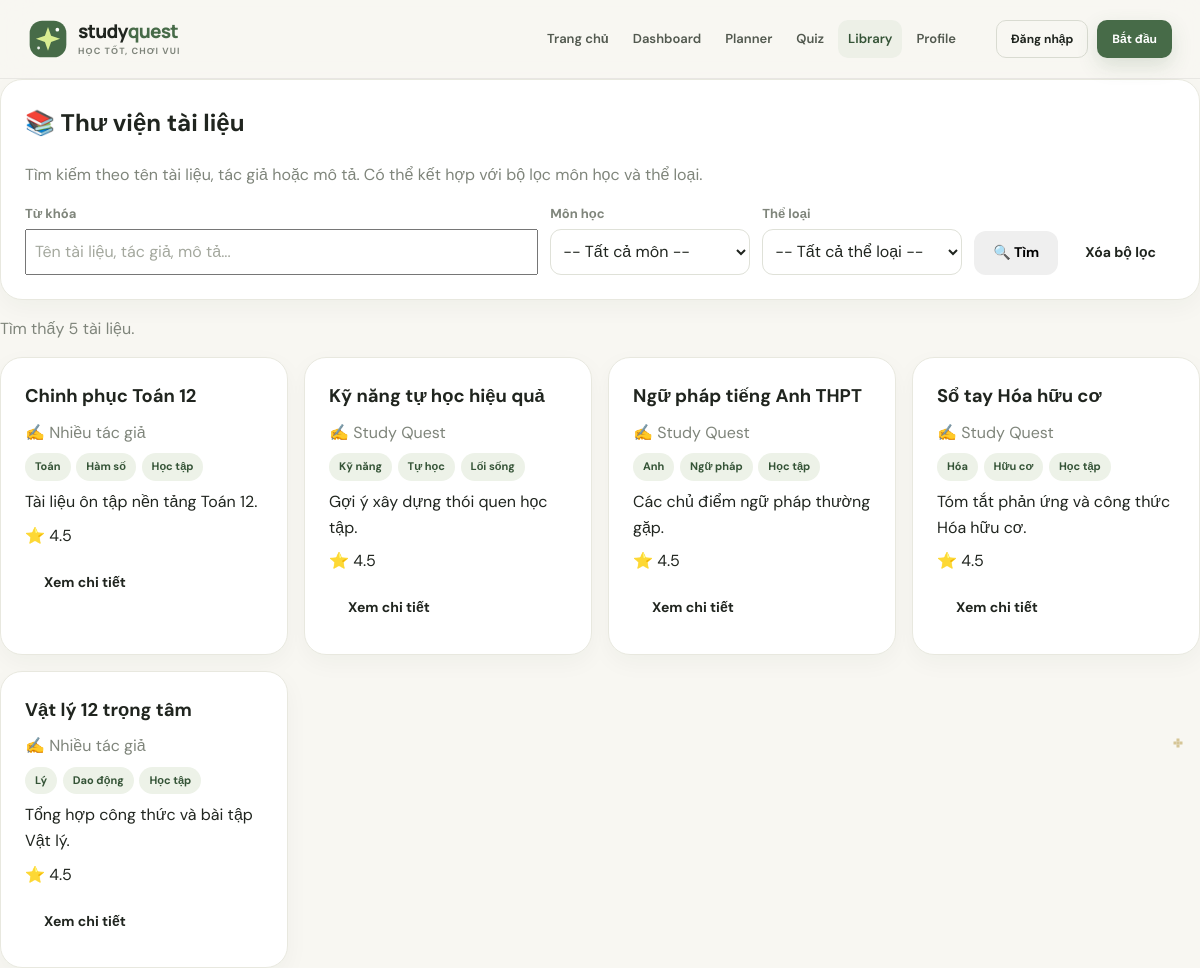
/library/, run on the app's committed database.
### tables this page shows
CREATE TABLE books (
    id INTEGER PRIMARY KEY AUTOINCREMENT,
    title TEXT NOT NULL,
    author TEXT,
    subject TEXT NOT NULL,
    category TEXT NOT NULL DEFAULT 'Học tập',
    topic TEXT,
    description TEXT,
    cover_url TEXT,
    resource_url TEXT,
    rating REAL NOT NULL DEFAULT 4.5,
    created_at TEXT NOT NULL DEFAULT CURRENT_TIMESTAMP
);

### routes/library_routes.py (the view)
@library_bp.route("/", methods=["GET"])
def list_books_view():
    keyword = (request.args.get("q") or "").strip()
    subject = (request.args.get("subject") or "").strip()
    category = (request.args.get("category") or "").strip()
    try:
        books = _safe_list_books(keyword=keyword, subject=subject, category=category)
    except Exception:
        books = []
    subjects_raw = _safe_list_options(list_subjects)
    categories_raw = _safe_list_options(list_categories)
    subjects = _normalize_options(subjects_raw)
    categories = _normalize_options(categories_raw)
    return render_template(
        "library/index.html",
        books=books or [],
        subjects=subjects,
        categories=categories,
        keyword=keyword,
        selected_subject=subject,
        selected_category=category,
    )

### app.py (called while the page is built)
def current_user():
    if 'user_id' not in session:
        return None
    return get_profile(session['user_id'])

@app.context_processor
def inject_globals():
    return {'current_user': current_user(), 'today': date.today().isoformat()}

### models/database.py (called while the page is built)
def get_db():
    if 'db' not in g:
        g.db = sqlite3.connect(DATABASE)
        g.db.row_factory = sqlite3.Row
        g.db.execute('PRAGMA foreign_keys = ON')
    return g.db

### models/library_model.py (called while the page is built)
def list_books(search='', subject='', category='', limit=50):
    clauses = []
    params = []
    if search.strip():
        clauses.append('(title LIKE ? OR author LIKE ? OR description LIKE ?)')
        value = f'%{search.strip()}%'
        params.extend([value, value, value])
    if subject.strip():
        clauses.append('subject = ?')
        params.append(subject.strip())
    if category.strip():
        clauses.append('category = ?')
        params.append(category.strip())
    where = f" WHERE {' AND '.join(clauses)}" if clauses else ''
    params.append(int(limit))
    return get_db().execute(
        f'SELECT * FROM books{where} ORDER BY rating DESC, title LIMIT ?', tuple(params)
    ).fetchall()

def list_subjects():
    return [row['subject'] for row in get_db().execute(
        'SELECT DISTINCT subject FROM books ORDER BY subject'
    ).fetchall()]

def list_categories():
    return [row['category'] for row in get_db().execute(
        'SELECT DISTINCT category FROM books ORDER BY category'
    ).fetchall()]

### routes/library_routes.py (called while the page is built, shortened)
def _safe_list_options(func):
    try:
        return func() or []
    except Exception:
        return []

def _normalize_options(items):
    result = []
    for item in items or []:
        if isinstance(item, str):
            result.append({"value": item, "label": item})
        elif isinstance(item, (list, tuple)) and len(item) >= 2:
            result.append({"value": str(item[0]), "label": str(item[1])})
        else:
            value = getattr(item, "id", None) or getattr(item, "name", None)
            label = getattr(item, "name", None) or value
            if value is not None:
                result.append({"value": str(value), "label": str(label)})
    seen = set()
    unique = []
    for opt in result:
        if opt["value"] not in seen:
            seen.add(opt["value"])
            unique.append(opt)
    return unique

### templates/library/index.html (shortened to what this page needs)
{% extends 'base.html' %}
{% block content %}
<section class="panel" style="margin-bottom: 1rem;">
  <h1 style="margin-top: 0;">📚 Thư viện tài liệu</h1>
  <p class="muted">
    Tìm kiếm theo tên tài liệu, tác giả hoặc mô tả. Có thể kết hợp với bộ lọc môn học và thể loại.
  </p>
  <form id="library-filter-form" method="get" action="{{ url_for('library.list_books_view') }}">
    <div style="display: flex; flex-wrap: wrap; gap: 0.75rem; align-items: flex-end;">
      <div style="flex: 1 1 260px; min-width: 220px;">
        <label for="q" class="muted" style="display:block; margin-bottom: 0.25rem;">
          Từ khóa
        </label>
        <input
          type="text"
          id="q"
          name="q"
          value="{{ keyword }}"
          placeholder="Tên tài liệu, tác giả, mô tả..."
          style="width: 100%; padding: 0.5rem;"
        />
      </div>
      <div style="flex: 0 1 200px; min-width: 160px;">
        <label for="subject" class="muted" style="display:block; margin-bottom: 0.25rem;">
          Môn học
        </label>
        <select id="subject" name="subject" style="width: 100%; padding: 0.5rem;">
          <option value="">-- Tất cả môn --</option>
        </select>
      </div>
      <div style="flex: 0 1 200px; min-width: 160px;">
        <label for="category" class="muted" style="display:block; margin-bottom: 0.25rem;">
          Thể loại
        </label>
        <select id="category" name="category" style="width: 100%; padding: 0.5rem;">
          <option value="">-- Tất cả thể loại --</option>
        </select>
      </div>
      <div style="display: flex; gap: 0.5rem;">
        <button type="submit" class="btn">🔍 Tìm</button>
        <a href="{{ url_for('library.list_books_view') }}" class="btn">Xóa bộ lọc</a>
      </div>
    </div>
  </form>
</section>
<section>
  {% if books and books|length > 0 %}
    <p class="muted">Tìm thấy {{ books|length }} tài liệu.</p>
    <div style="display: grid; grid-template-columns: repeat(auto-fill, minmax(280px, 1fr)); gap: 1rem;">
      {% for book in books %}
        {% set book_id = book.id if book.id is defined else (book['id'] if book['id'] is defined else None) %}
        {% set title = book.title if book.title is defined else (book['title'] if book['title'] is defined else 'Không có tiêu đề') %}
        {% set author = book.author if book.author is defined else (book['author'] if book['author'] is defined else '') %}
        {% set subject = book.subject if book.subject is defined else (book['subject'] if book['subject'] is defined else '') %}
        {% set topic = book.topic if book.topic is defined else (book['topic'] if book['topic'] is defined else '') %}
        {% set category = book.category if book.category is defined else (book['category'] if book['category'] is defined else '') %}
        {% set description = book.description if book.description is defined else (book['description'] if book['description'] is defined else '') %}
        {% set rating = book.rating if book.rating is defined else (book['rating'] if book['rating'] is defined else None) %}
        {% set link = book.resource_url if book.resource_url is defined else book['resource_url'] if book is mapping and 'resource_url' in book else None %}
        <article class="panel" style="display: flex; flex-direction: column; gap: 0.5rem;">
          <h2 style="margin: 0; font-size: 1.15rem;">
            {% if book_id %}
              <a href="{{ url_for('library.book_detail', book_id=book_id) }}">{{ title }}</a>
            {% else %}
              {{ title }}
            {% endif %}
          </h2>
          {% if author %}
            <p class="muted" style="margin: 0;">✍️ {{ author }}</p>
          {% endif %}
          <div style="display: flex; flex-wrap: wrap; gap: 0.35rem;">
            {% if subject %}<span class="tag">{{ subject }}</span>{% endif %}
            {% if topic %}<span class="tag">{{ topic }}</span>{% endif %}
            {% if category %}<span class="tag">{{ category }}</span>{% endif %}
          </div>
          {% if description %}
            <p style="margin: 0;">
              {{ description[:160] }}{% if description|length > 160 %}...{% endif %}
            </p>
          {% endif %}
          <p style="margin: 0;">
            {% if rating is not none and rating != '' %}
              ⭐ {{ rating }}
            {% else %}
              <span class="muted">Chưa có đánh giá</span>
            {% endif %}
          </p>
          <div style="display: flex; gap: 0.5rem; margin-top: 0.25rem; flex-wrap: wrap;">
            {% if book_id %}
              <a class="btn" href="{{ url_for('library.book_detail', book_id=book_id) }}">Xem chi tiết</a>
            {% endif %}
          </div>
        </article>
      {% endfor %}
    </div>
  {% endif %}
</section>
{% endblock %}

### templates/base.html (shortened to what this page needs)
<!doctype html>
<html lang="vi">
<head>
  <link rel="stylesheet" href="{{ url_for('static', filename='css/style.css') }}">
  <link rel="stylesheet" href="{{ url_for('static', filename='css/rpg.css') }}">
</head>
<body>
  <div class="rpg-decoration-layer" aria-hidden="true">
    <span class="rpg-pixel-decor rpg-pixel-star"></span>
  </div>
  <header class="site-header">
    <nav class="navbar container" aria-label="Điều hướng chính">
      <a class="brand" href="/" aria-label="Study Quest — Trang chủ">
        <img class="brand-mark" src="{{ url_for('static', filename='images/study-quest-mark.svg') }}" alt="" width="40" height="40">
        <span class="brand-name">study<span>quest</span><small>Học tốt, chơi vui</small></span>
      </a>
      <div class="nav-panel" id="primary-navigation">
        <div class="nav-links">
          <a class="nav-link{% if request.path == '/' %} is-active{% endif %}" href="/">Trang chủ</a>
          <a class="nav-link{% if request.path.startswith('/dashboard') %} is-active{% endif %}" href="/dashboard">Dashboard</a>
          <a class="nav-link{% if request.path.startswith('/planner') %} is-active{% endif %}" href="/planner">Planner</a>
          <a class="nav-link{% if request.path.startswith('/quiz') %} is-active{% endif %}" href="/quiz">Quiz</a>
          <a class="nav-link{% if request.path.startswith('/library') %} is-active{% endif %}" href="/library">Library</a>
          <a class="nav-link{% if request.path.startswith('/profile') %} is-active{% endif %}" href="/profile">Profile</a>
        </div>
        <div class="nav-actions">
          {% if current_user %}
          <a class="rpg-xp-mini" href="/profile" aria-label="Level {{ current_user['level'] }}, {{ current_user['exp'] % 100 }} trên 100 EXP trong level">
            <span class="rpg-xp-mini-level">✦ Level {{ current_user['level'] }}</span>
            <span class="rpg-xp-mini-progress">
              <span>{{ current_user['exp'] % 100 }}/100 EXP</span>
              <progress max="100" value="{{ current_user['exp'] % 100 }}"></progress>
            </span>
          </a>
          <a class="btn btn-ghost btn-small" href="{{ url_for('change_password') }}">Đổi mật khẩu</a>
          <a class="btn btn-ghost btn-small rpg-logout" href="/logout">Đăng xuất</a>
          {% else %}
          <a class="btn btn-ghost btn-small" href="/login">Đăng nhập</a>
          <a class="btn btn-primary btn-small" href="/register">Bắt đầu</a>
          {% endif %}
        </div>
      </div>
    </nav>
  </header>
  <main id="main-content">
    {% block content %}{% endblock %}
  </main>
</body>
</html>

### static/css/style.css (style rules this page uses)
:root { --ink:#20251f;--ink-soft:#52594f;--muted:#7f857b;--paper:#f8f7f2;--white:#fff;--line:#e8e8df;--green:#476b48;--green-dark:#355437;--lime:#d9ed91;--lavender:#eeeaff;--peach:#fff0e6;--mint:#e7f4e9;--shadow:0 18px 50px rgba(37,49,32,.08);--radius:22px;--font-body:'DM Sans',Arial,sans-serif;--font-display:'Manrope','DM Sans',Arial,sans-serif }
* { box-sizing:border-box }
html { scroll-behavior:smooth;scroll-padding-top:88px;overflow-x:clip }
body,.body { margin:0;background:var(--paper);color:var(--ink);font-family:var(--font-body);font-size:16px;line-height:1.6;-webkit-font-smoothing:antialiased;overflow-x:clip }
img,svg { max-width:100% }
a { color:inherit;text-decoration:none }
button,input,select,textarea { font:inherit }
button,a { -webkit-tap-highlight-color:transparent }
.container { width:min(1160px,calc(100% - 56px));margin-inline:auto }
.site-header { position:sticky;top:0;z-index:50;background:rgba(248,247,242,.9);backdrop-filter:blur(16px);border-bottom:1px solid rgba(32,37,31,.07) }
.navbar { min-height:78px;display:flex;align-items:center;justify-content:space-between;gap:28px }
.brand { display:flex;align-items:center;gap:10px;flex:none }
.brand-mark { width:40px;height:40px }
.brand-name { font-family:var(--font-display);font-size:19px;font-weight:800;letter-spacing:-.8px;line-height:1.05 }
.brand-name>span { color:var(--green) }
.brand-name small { display:block;margin-top:5px;font-family:var(--font-body);font-size:9px;letter-spacing:1.1px;text-transform:uppercase;color:var(--muted);font-weight:700 }
.nav-panel { display:flex;align-items:center;justify-content:flex-end;gap:30px;flex:1 }
.nav-links { display:flex;align-items:center;gap:4px }
.nav-link { padding:9px 10px;border-radius:10px;font-size:13px;color:var(--ink-soft);font-weight:600;transition:background .2s,color .2s }
.nav-link:hover,.nav-link.is-active { color:var(--green-dark);background:#edf0e7 }
.nav-actions { display:flex;align-items:center;gap:9px }
.btn { display:inline-flex;align-items:center;justify-content:center;gap:10px;min-height:44px;padding:10px 18px;border:1px solid transparent;border-radius:12px;font-weight:700;font-size:14px;line-height:1.2;cursor:pointer;transition:transform .2s,background .2s,border-color .2s,box-shadow .2s }
.btn-primary { color:#fff;background:var(--green);box-shadow:0 8px 20px rgba(71,107,72,.17) }
.btn-ghost { color:var(--ink);background:transparent;border-color:#d9dbd1 }
.btn-small { min-height:38px;padding:8px 14px;font-size:12px;border-radius:10px }
h1,h2,h3,p { margin-top:0 }
.panel { padding:24px;border:1px solid var(--line);border-radius:var(--radius);background:var(--white);box-shadow:0 8px 24px rgba(37,49,32,.04) }
.form label,.form-label,label { color:var(--ink-soft);font-size:13px;font-weight:700 }
.input,input.input,select,.select,textarea,.textarea { width:100%;min-height:46px;padding:11px 13px;border:1px solid #dfe1d8;border-radius:11px;background:#fff;color:var(--ink);outline:none;transition:border-color .2s,box-shadow .2s }
select,.select { cursor:pointer }
input::placeholder,textarea::placeholder,.textarea::placeholder { color:#a4a89e }
.tag { display:inline-flex;align-items:center;gap:6px;padding:5px 10px;border-radius:999px;background:#edf2e8;color:var(--green-dark);font-size:11px;font-weight:700 }
.muted { color:var(--muted) }

### static/css/rpg.css (style rules this page uses)
.rpg-decoration-layer { position: fixed; z-index: 1; inset: 0; overflow: hidden; pointer-events: none; }
#main-content, .flash-stack, .footer { position: relative; z-index: 2; }
.rpg-pixel-decor { position: absolute; display: block; width: 4px; height: 4px; opacity: .48; animation: rpg-drift 12s ease-in-out infinite alternate; }
.rpg-pixel-star { top: 24%; left: 18px; background: #b29036; box-shadow: 4px 0 #b29036, -4px 0 #b29036, 0 4px #b29036, 0 -4px #b29036; }
.rpg-pixel-star:nth-child(3) { top: auto; right: 20px; bottom: 23%; left: auto; transform: scale(.75); animation-delay: -5s; }

### data on the page
books: title "Chinh phục Toán 12", author "Nhiều tác giả", subject "Toán", topic "Hàm số", category "Học tập", description "Tài liệu ôn tập nền tảng Toán 12.", rating "4.5"
books: title "Kỹ năng tự học hiệu quả", author "Study Quest", subject "Kỹ năng", topic "Tự học", category "Lối sống", description "Gợi ý xây dựng thói quen học tập.", rating "4.5"
books: title "Ngữ pháp tiếng Anh THPT", author "Study Quest", subject "Anh", topic "Ngữ pháp", category "Học tập", description "Các chủ điểm ngữ pháp thường gặp.", rating "4.5"
books: title "Sổ tay Hóa hữu cơ", author "Study Quest", subject "Hóa", topic "Hữu cơ", category "Học tập", description "Tóm tắt phản ứng và công thức Hóa hữu cơ.", rating "4.5"
books: title "Vật lý 12 trọng tâm", author "Nhiều tác giả", subject "Lý", topic "Dao động", category "Học tập", description "Tổng hợp công thức và bài tập Vật lý.", rating "4.5"

### other printed values
{{ books|length }} "5"
